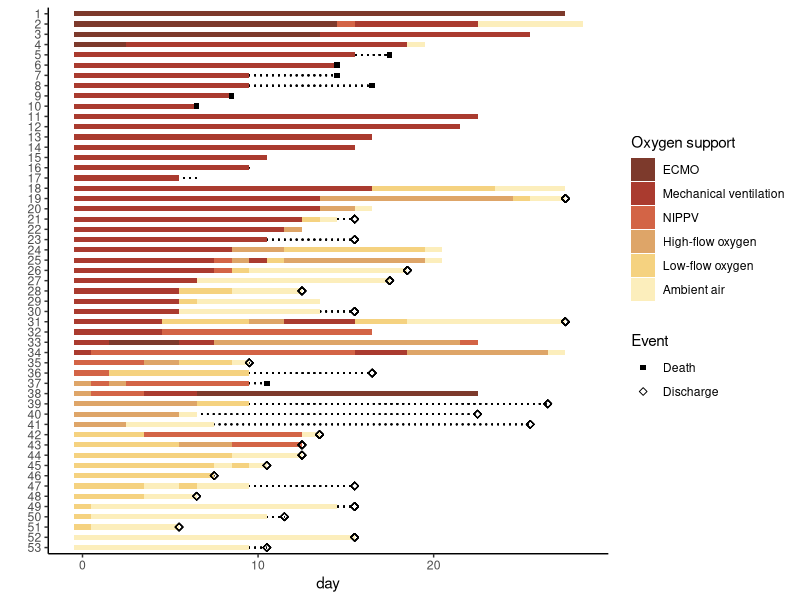

Recreate this plot in R.
library(tidyverse)
d <- read_csv("data/data-fig-2.csv")

long_dat <- d %>%
  pivot_longer(day_1:day_36)

cats <- tibble(
  value = 1:6,
  cat = factor(c("Ambient air", "Low-flow oxygen", "High-flow oxygen", "NIPPV", 
                 "Mechanical ventilation", "ECMO"),
               levels = c("ECMO", "Mechanical ventilation", "NIPPV", 
                          "High-flow oxygen", "Low-flow oxygen", "Ambient air"))
)
long_dat %>%
  left_join(cats, by = "value") %>%
  filter(!is.na(value)) %>%
  mutate(day_oxy = as.numeric(gsub("day_", "", name)) - 1,
         day_oxy = ifelse(day_oxy > 28, 28, day_oxy),
         day = ifelse(day > 28, 28, day),
         patient = factor(patient, levels = 53:1),
         event = ifelse(event == "censor", NA, event)
  ) %>%
  ggplot(aes(x = patient, y = day_oxy, fill = cat)) +
  geom_segment(aes(x = patient, xend = patient,
                   y = 0, yend = day - 0.5), lty = 3) +
  geom_tile(width = 0.5) + 
  scale_fill_manual("Oxygen support",
                    values = c("#7D3A2C", "#AA3B2F", "#D36446", "#DEA568", 
                               "#F5D280", "#FCEEBC")) +
  geom_point(aes(x = patient, y = day - 0.5, shape = event)) +
  scale_shape_manual("Event", values = c(15, 5),
                     labels = c("Death", "Discharge", "")) +
  guides(fill = guide_legend(override.aes = list(shape = NA), order = 1)) +
  coord_flip() +
  labs(y = "day", x = "") +
  theme_classic()

